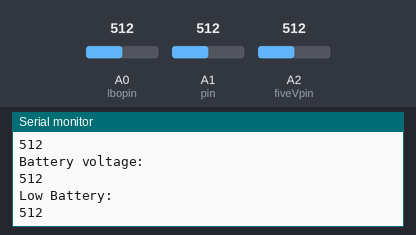
The sketch below on a simulated Arduino Uno, built with avr-gcc and run on an emulated ATmega328P. Parts: the last lines printed to the serial monitor. Inputs (shaded band) come from the test bench; at power-on: A0 (lbopin) = 512, A1 (pin) = 512, A2 (fiveVpin) = 512.

Above: at 2.3 s.
2.4 s: A0 (lbopin) set to 716
At 2.81 s:
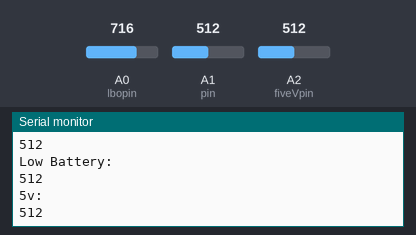
4.5 s: A1 (pin) set to 306
At 4.82 s:
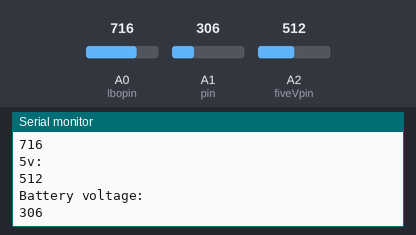
6.6 s: A2 (fiveVpin) set to 900
At 6.82 s:
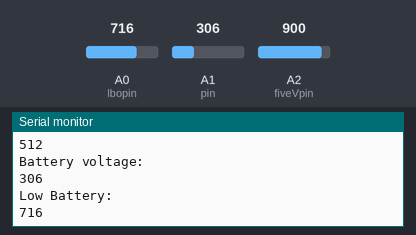
8.7 s: A2 (fiveVpin) set to 1023
At 8.82 s:
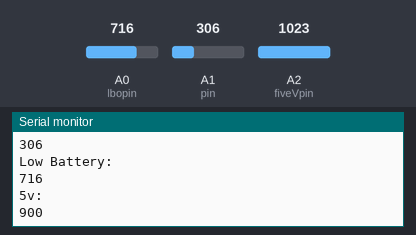
10.8 s: A1 (pin) set to 122
At 10.82 s:
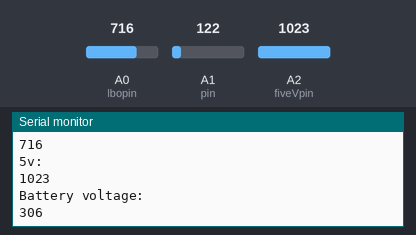
12.9 s: A0 (lbopin) set to 511
At 13.32 s:
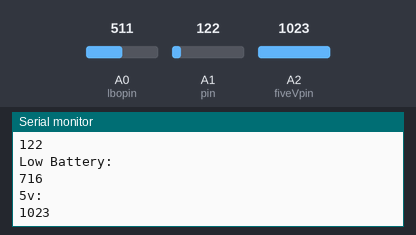
Timing chart, 0 to 15.9 s (numbered marks = the images above; inputs shaded):
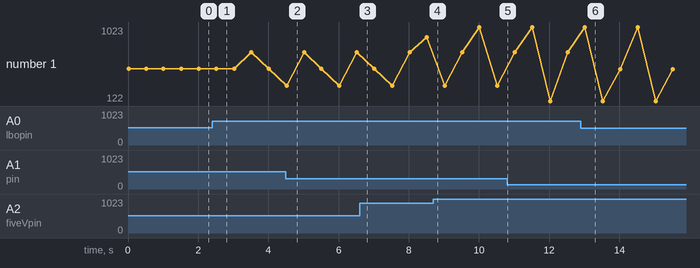

Measured:
- after the input at 4.5 s, the serial monitor: prints a new line at once (image 2)
- plotted number 1: 716 → 900 after the input at 6.6 s, 716 → 511 after the input at 12.9 s

The sketch:

Read_voltage.ino
```cpp
int pin = 1;
int lbopin = 0;
int fiveVpin = 2;

void setup() {
  // put your setup code here, to run once:
  Serial.begin(9600);
  pinMode(pin, INPUT);
  pinMode(lbopin, INPUT);
  pinMode(fiveVpin, INPUT);
}

void loop() {
  // put your main code here, to run repeatedly:
  int value = analogRead(pin);
  int lbo = analogRead(lbopin);
  int v = analogRead(fiveVpin);
  Serial.println("Battery voltage: ");
  Serial.println(value);
  delay(500);
  Serial.println("Low Battery: ");
  Serial.println(lbo);
  delay(500);
  Serial.println("5v: ");
  Serial.println(v);
  delay(500);
}
```
